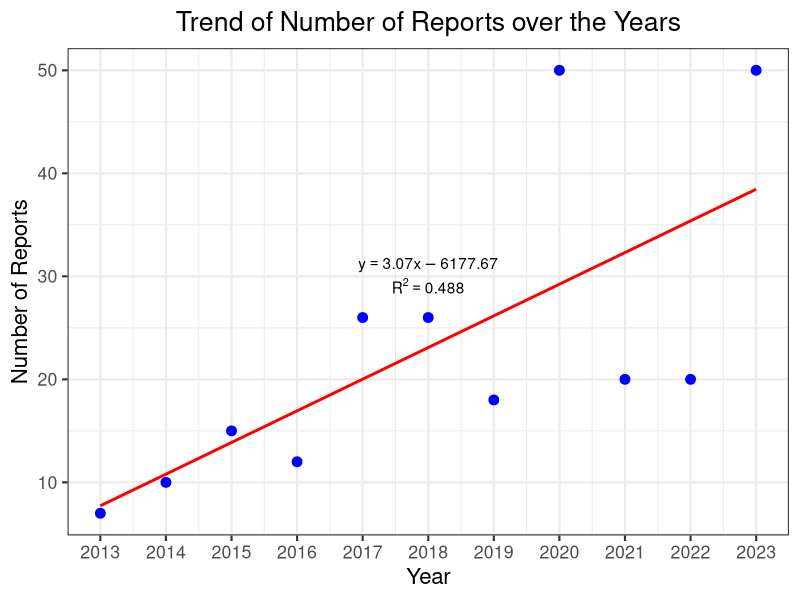
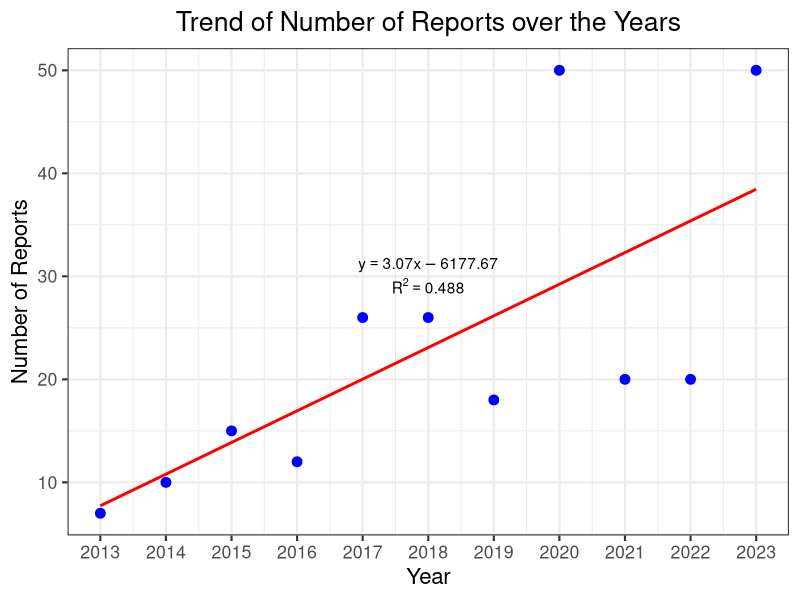
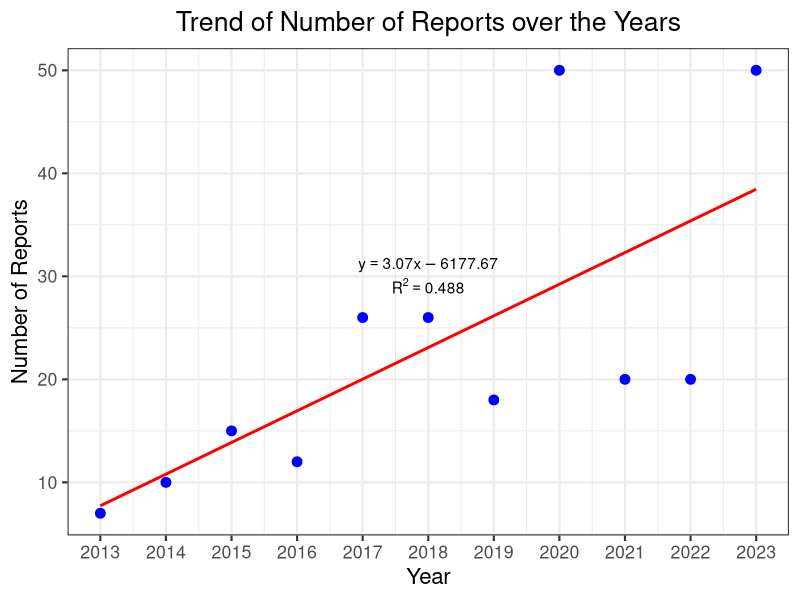

Reproduce these figures in R, in order.
### Linear Regression Line
# Script for generating Figure 2: Trend of NYT's Coverage of China's Poverty Alleviation
# Data source: data.csv (located in the same directory as this script)

# Load required packages
library(ggplot2)

# Read data from CSV file
# Note: Ensure data.csv is in the same directory as this script,
# or set working directory using setwd()
df <- read.csv("data.csv")
df

# Calculate linear regression model
model <- lm(Number_of_Reports ~ Year, data = df)

# Extract model coefficients
intercept <- coef(model)[1]
slope <- coef(model)[2]

# Calculate R-squared
r_squared <- summary(model)$r.squared

# Create strings for regression formula and R²
regression_formula <- sprintf("y == %.2f * x - %.2f", slope, -intercept)
r_squared_str <- sprintf("R^2 == %.3f", r_squared)

# Create plot
p <- ggplot(df, aes(x=Year, y=Number_of_Reports)) +
  geom_point(color = "blue", size = 3) +  # Create scatter plot
  geom_smooth(method=lm, se=FALSE, color="red", linetype = 1) +  # Add linear regression line
  labs(x="Year", y="Number of Reports",
       title="Trend of Number of Reports over the Years") +  # Add labels
  scale_x_continuous(breaks = df$Year, labels = as.integer(df$Year)) +  # Customize X-axis display
  theme_bw(base_size = 16) + # Apply black and white theme
  theme(plot.title = element_text(hjust = 0.5)) # Center title

# Calculate appropriate year and corresponding number of reports for displaying formula and R²
year_for_label <- mean(df$Year)
reports_for_label <- year_for_label * slope + intercept

# Add linear regression formula and R² to the plot
final_plot <- p +
  annotate("text", x = year_for_label, y = reports_for_label + 8, label = regression_formula, parse = TRUE, hjust = 0.5) +
  annotate("text", x = year_for_label, y = reports_for_label + 6, label = r_squared_str, parse = TRUE, hjust = 0.5)

# Display the plot
print(final_plot)

# Save the plot as high-resolution image
ggsave("Figure2_Trend_of_NYT_Coverage.png", plot = final_plot, width = 10, height = 6, dpi = 300)
ggsave("Figure2_Trend_of_NYT_Coverage.pdf", plot = final_plot, width = 10, height = 6)

cat("\nPlot saved as:\n")
cat("- Figure2_Trend_of_NYT_Coverage.png (300 dpi)\n")
cat("- Figure2_Trend_of_NYT_Coverage.pdf\n")
